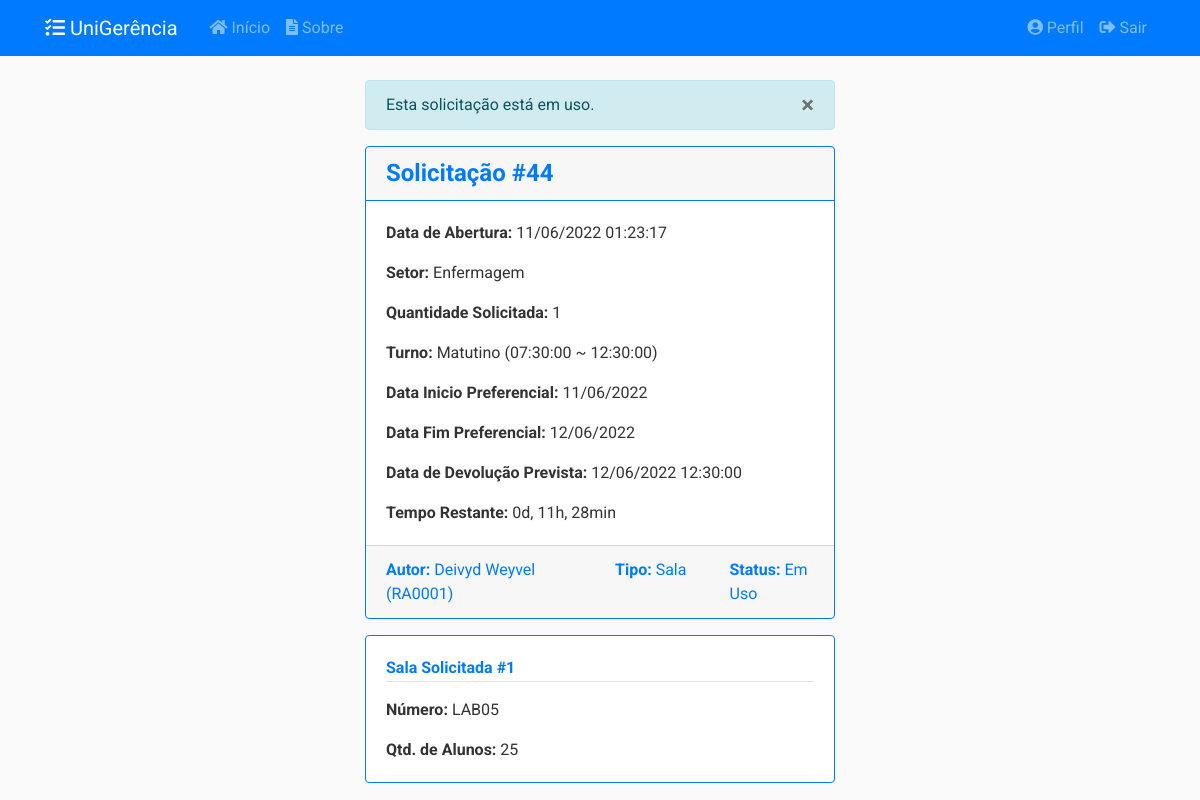
The page /solicitacoes/44 (signed in) on the database as committed earlier.
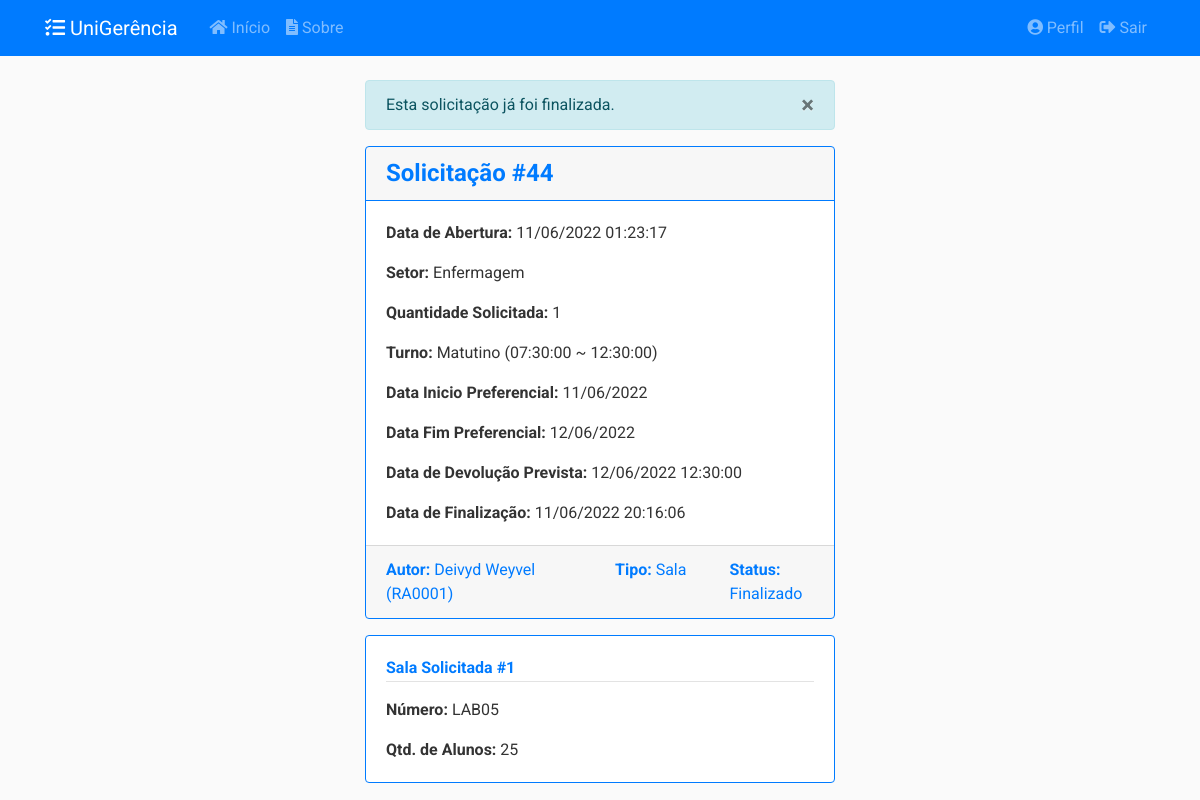
The same page on the database as committed later.
### app/models/solicitacoes.py (models this page shows, shortened)
class Solicitacao(db.Model):
    __tablename__ = 'solicitacoes'
    __table_args__ = {'extend_existing': True}
    id = db.Column(db.Integer, primary_key=True)
    status = db.Column(db.Enum(Status), default=Status.ABERTO.name)
    data_abertura = db.Column(db.DateTime, nullable=False,
                              default=datetime.now().astimezone(fuso_horario))
    data_inicio_pref = db.Column(db.Date, nullable=False)
    data_fim_pref = db.Column(db.Date, nullable=False)
    data_retirada = db.Column(db.DateTime, nullable=True)
    data_devolucao = db.Column(db.DateTime, nullable=True)
    data_cancelamento = db.Column(db.DateTime, nullable=True)
    data_finalizacao = db.Column(db.DateTime, nullable=True)
    quantidade = db.Column(db.Integer, nullable=False, default=0)
    descricao = db.Column(db.String(20), nullable=False)
    tipo = db.Column(db.String(20), nullable=False)
    ativo = db.Column(db.Boolean, nullable=False, default=True)
    usuario_id = db.Column(db.Integer, db.ForeignKey('usuarios.id'),
                           nullable=False)
    turno_id = db.Column(db.Integer, db.ForeignKey('turnos.id'),
                           nullable=False)
    turno = db.relationship('Turno', back_populates='solicitacoes')
    __mapper_args__ = {
        'polymorphic_identity': 'SOLICITACAO',
        'polymorphic_on': tipo
    }
    def __repr__(self):
        return f"Solicitação #{self.id} - {self.tipo} - {self.status.value}"
    def recuperar_id(sol_id):
        return Solicitacao.query.filter_by(id=sol_id).filter_by(ativo=True).first_or_404()
    def tempo_restante(self):
        if(self.data_devolucao and self.status.name == 'EMUSO'):
            agora = datetime.now().astimezone(fuso_horario)
            tempo_restante = int(datetime.timestamp(self.data_devolucao) -
                                  datetime.timestamp(agora))
            if tempo_restante <= 0:
                return None
            minutos, segundos = divmod(tempo_restante, 60)
            horas, minutos = divmod(minutos, 60)
            dias, horas = divmod(horas, 24)
            return "%01dd, %01dh, %01dmin" % (dias, horas, minutos)
        else:
            return None
    def verificar_autor(self, usuario):
        if self.autor == usuario or usuario.tipo.name == 'ADMIN':
            return True
        else:
            return False

### app/controllers/solicitacoes.py (the view)
@solicitacoes.route("/<int:solicitacao_id>", methods=['GET'])
@login_required
def solicitacao(solicitacao_id):
    solicitacao = Solicitacao.recuperar_id(solicitacao_id)
    if not solicitacao.verificar_autor(current_user):
        abort(403)
    tempo_restante= solicitacao.tempo_restante()
    return render_template('solicitacoes/solicitacao.html',
                           title=solicitacao, solicitacao=solicitacao,
                           tempo_restante=tempo_restante)

### app/models/solicitacoes.py (called while the page is built)
    def __repr__(self):
        return f"{self.name} ({self.hora_inicio} ~ {self.hora_fim})"

### app/models/usuarios.py (called while the page is built)
@login_manager.user_loader
def load_user(user_id):
    return Usuario.query.get(int(user_id))

    def __repr__(self):
        return f"{self.nome} ({self.identificacao})"

### app/templates/solicitacoes/solicitacao.html (shortened to what the changed rows need)
{% extends "layout.html" %}
{% block conteudo %}
{% if solicitacao.status.name != 'PENDENTE' %}
<div class="alert alert-info" role="alert" id="alert-message">
    <button type="button" class="close" data-dismiss="alert">
    </button>
    {% if solicitacao.status.name == 'ABERTO' %}
    Esta solicitação ainda não foi confirmada.
    {% elif solicitacao.status.name == 'SOLICITADO' %}
    Esta solicitação está na lista de espera.
    {% elif solicitacao.status.name == 'CONFIRMADO' %}
    Esta solicitação foi confirmada.
    {% elif solicitacao.status.name == 'EMUSO' %}
    Esta solicitação está em uso.
    {% elif solicitacao.status.name == 'CANCELADO' %}
    Esta solicitação foi cancelada.
    {% elif solicitacao.status.name == 'FECHADO' %}
    Esta solicitação já foi finalizada.
    {% endif %}
</div>
{% endif %}
<div class="card border-primary mb-3">
    <h4 class="card-header text-primary border-primary"><a><strong>Solicitação #{{ solicitacao.id }}</strong></a></h4>
    <div class="card-body">
        <p class="card-text"><strong>Data de Abertura:</strong> {{ solicitacao.data_abertura.strftime('%d/%m/%Y %H:%M:%S') }}</p>
        {% if solicitacao.tipo == 'EQUIPAMENTO' %}
        <p class="card-text"><strong>Tipo de Equipamento:</strong> {{ solicitacao.tipo_eqp.nome }}</p>
        {% elif solicitacao.tipo == 'SALA' %}
        <p class="card-text"><strong>Setor:</strong> {{ solicitacao.setor.name }}</p>
        {% endif %}
        <p class="card-text"><strong>Quantidade Solicitada:</strong> {{ solicitacao.quantidade }}</p>
        {% if solicitacao.turno %}
            <p class="card-text"><strong>Turno:</strong> {{ solicitacao.turno }}</p>
        {% endif %}
        {% if solicitacao.data_inicio_pref %}
            <p class="card-text"><strong>Data Inicio Preferencial:</strong> {{ solicitacao.data_inicio_pref.strftime('%d/%m/%Y') }}</p>
        {% endif %}
        {% if solicitacao.data_fim_pref %}
            <p class="card-text"><strong>Data Fim Preferencial:</strong> {{ solicitacao.data_fim_pref.strftime('%d/%m/%Y') }}</p>
        {% endif %}
        {% if solicitacao.data_devolucao %}
            <p class="card-text"><strong>Data de Devolução Prevista:</strong> {{ solicitacao.data_devolucao.strftime('%d/%m/%Y %H:%M:%S') }}</p>
        {% endif %}
        {% if tempo_restante and solicitacao.status.name == 'EMUSO' %}
            <p class="card-text"><strong>Tempo Restante:</strong> {{ tempo_restante }}</p>
        {% endif %}
        {% if solicitacao.data_finalizacao %}
            <p class="card-text"><strong>Data de Finalização:</strong> {{ solicitacao.data_finalizacao.strftime('%d/%m/%Y %H:%M:%S') }}</p>
        {% endif %}
    </div>
    <div class="card-footer text-muted">
        <div class="row">
            <div class="col-md-3">
                <a class=""><strong>Status:</strong> {{ solicitacao.status.value }}</a>
            </div>
        </div>
    </div>
</div>
<div class="card-group">
{% if solicitacao.tipo == 'SALA' %}
    {% for sala in solicitacao.salas %}
    <div class="card border-primary mb-3">
    </div>
    {% endfor %}
{% endif %}
</div>
{% endblock conteudo %}

Rows that differ between the two databases and show on the page:
changed Solicitacao: data_finalizacao (not shown) → "11/06/2022 20:16:06"; status.value "Em Uso" → "Finalizado"; status "EMUSO" → "FECHADO" (drawn)
Other text that changed with them:
{{ tempo_restante }}: "0d, 11h, 28min" → (not shown)
text no longer shown: "Esta solicitação está em uso. Tempo Restante:"
text now shown: "Esta solicitação já foi finalizada. Data de Finalização:"
